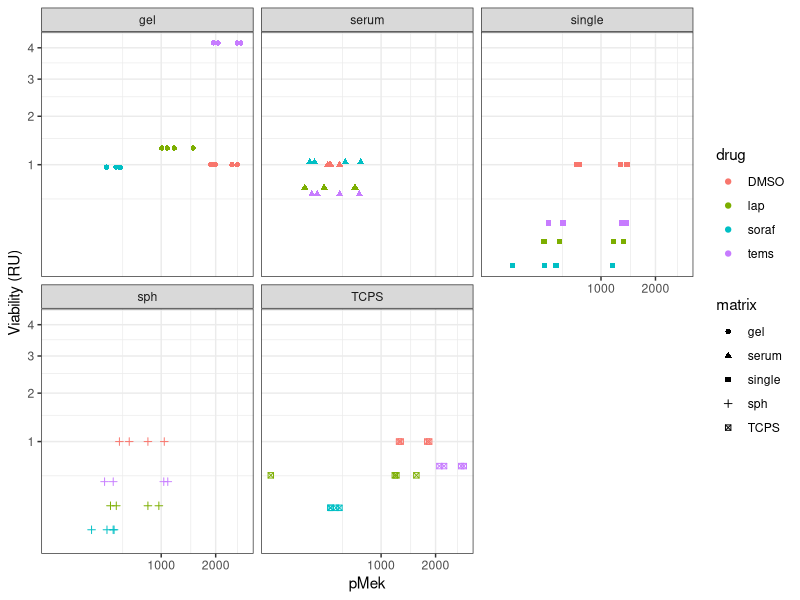
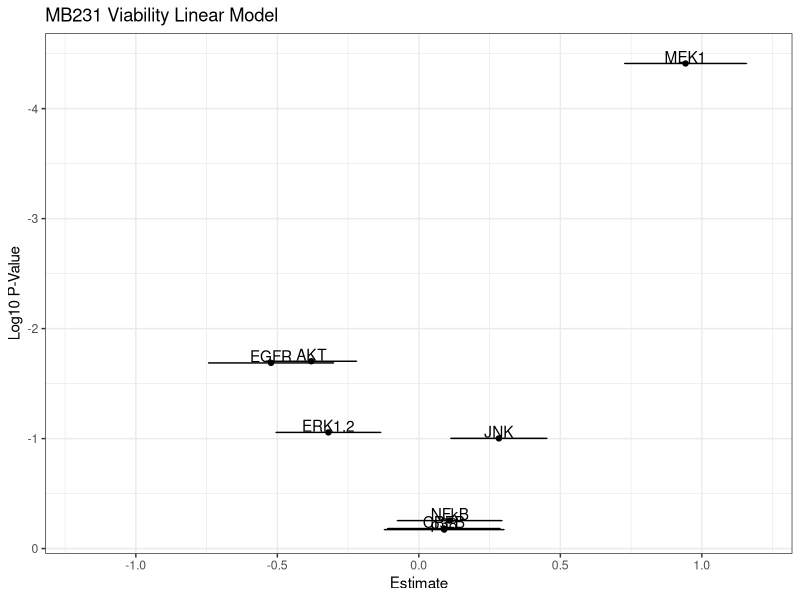
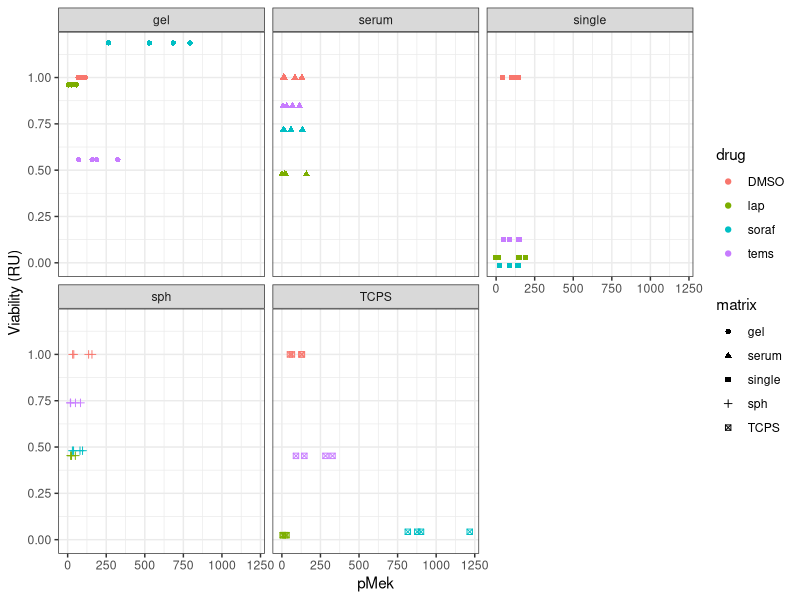
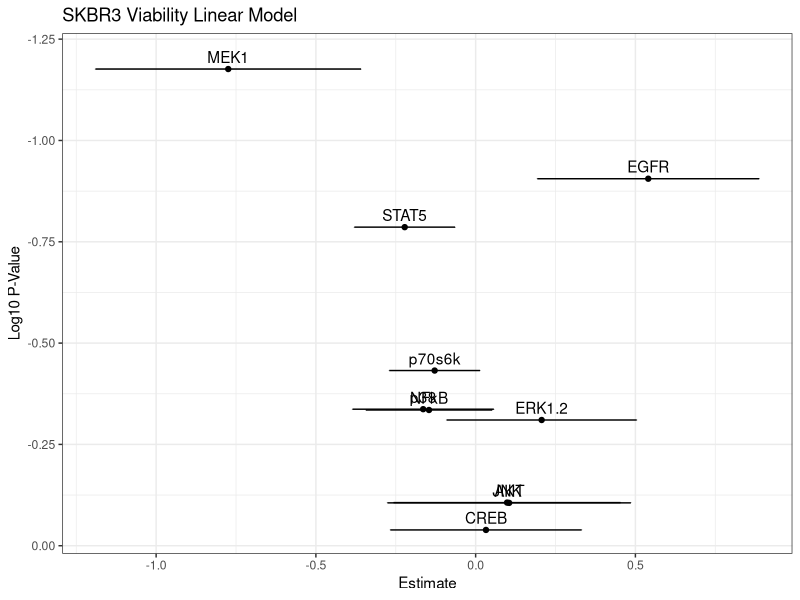
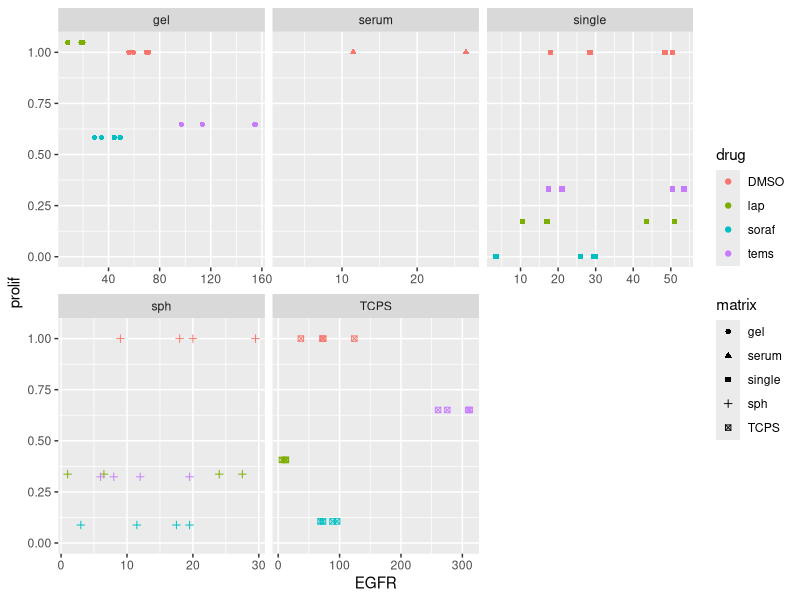
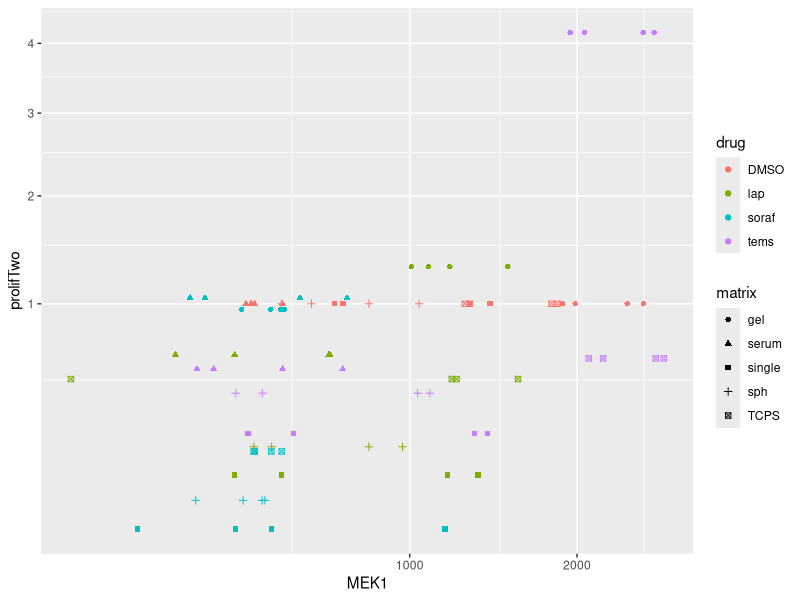
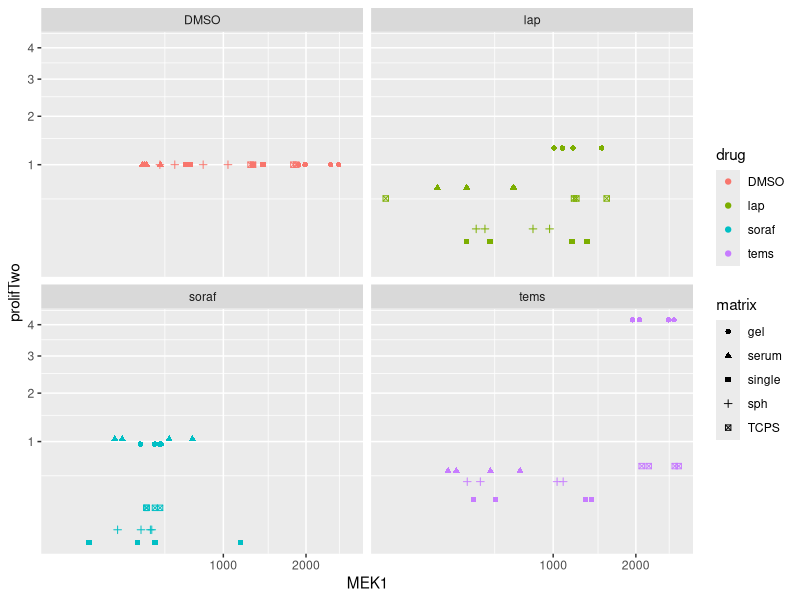

Write the R code that produced these figures, in order.
## ---- chunk 1
library(dplyr)
library(ggplot2)

MB231 <- read.csv("./data/MB231.csv", stringsAsFactors = FALSE) %>% tidyr::separate(X, into = c("matrix", "drug"), sep = " ")
SKBR3 <- read.csv("./data/SKBR3.csv", stringsAsFactors = FALSE) %>% tidyr::separate(X, into = c("matrix", "drug"), sep = " ")

MB231$matrix <- as.factor(MB231$matrix)
MB231$drug <- as.factor(MB231$drug)
## ---- chunk 2
ggplot(MB231, aes(x = MEK1, y = prolifTwo, color = drug, shape = matrix)) + 
  geom_point() + facet_wrap( ~ matrix) + 
  coord_trans(x = "sqrt", y = "sqrt") + theme_bw() + ylab("Viability (RU)") + xlab("pMek")
## ---- chunk 3
# Scaling the phospho-measurements by z-score
MB231d <- dplyr::select(MB231, prolifTwo, CREB, EGFR, NFkB, p38, AKT, JNK, MEK1, ERK1.2) %>%
  scale(center = TRUE, scale = TRUE) %>% data.frame

# Applying the linear model
model <- lm(prolifTwo ~ . + 0, data = MB231d)

# Summarize the model
model.sum <- (summary(model))

# Print the model summary
print(model.sum)
## ---- chunk 4
# Extract the model coefficients for plotting
plotD <- data.frame(model.sum$coefficients)

ggplot(data = plotD, aes(x = Estimate, y = log10(Pr...t..), label = rownames(plotD))) + 
  geom_point() + theme_bw() + geom_text(nudge_y = 0.06) + scale_y_reverse() + xlim(-1.2, 1.2) +
  ylab("Log10 P-Value") + ggtitle("MB231 Viability Linear Model") + 
  geom_errorbarh(aes(xmin = Estimate - Std..Error, xmax = Estimate + Std..Error))
## ---- chunk 5
ggplot(SKBR3, aes(x = MEK1, y = prolifTwo, color = drug, shape = matrix)) + geom_point() + facet_wrap( ~ matrix) + 
  coord_trans(x = "identity", y = "identity") + theme_bw() + ylab("Viability (RU)") + xlab("pMek")
## ---- chunk 6
# Scaling the phospho-measurements by z-score
SKBR3d <- dplyr::select(SKBR3, prolifTwo, CREB, EGFR, NFkB, p38, AKT, JNK, MEK1, ERK1.2, STAT5, p70s6k) %>%
  scale(center = TRUE, scale = TRUE) %>% data.frame

# Applying the linear model
model <- lm(prolifTwo ~ . + 0, data = SKBR3d)

# Summarize the model
model.sum <- (summary(model))

# Print the model summary
print(model.sum)
## ---- chunk 7
# Extract the model coefficients for plotting
plotD <- data.frame(model.sum$coefficients)

ggplot(data = plotD, aes(x = Estimate, y = log10(Pr...t..), label = rownames(plotD))) + 
  geom_point() + theme_bw() + geom_text(nudge_y = 0.03) + scale_y_reverse() +
  ylab("Log10 P-Value") + ggtitle("SKBR3 Viability Linear Model") + 
  geom_errorbarh(aes(xmin = Estimate - Std..Error, xmax = Estimate + Std..Error))
## ---- chunk 8
ggplot(MB231, aes(x = EGFR, y = prolif, color = drug, shape = matrix)) + 
  geom_point() + facet_wrap( ~ matrix, scales = "free_x")
## ---- chunk 9
ggplot(MB231, aes(x = MEK1, y = prolifTwo, color = drug, shape = matrix)) + 
  geom_point() + coord_trans(x = "sqrt", y = "sqrt")
## ---- chunk 10
ggplot(MB231, aes(x = MEK1, y = prolifTwo, color = drug, shape = matrix)) + 
  geom_point() + facet_wrap( ~ drug) + 
  coord_trans(x = "sqrt", y = "sqrt")
## ---- chunk 11
lmout <- lm(prolifTwo ~ MEK1, MB231)
summary(lmout)
## ---- chunk 12
lmout <- lm(prolifTwo ~ MEK1 + matrix + 0, MB231)
summary(lmout)
## ---- chunk 13
lmout2 <- lm(lmout$residuals ~ CREB + EGFR + NFkB + p38 + AKT + JNK, MB231)
summary(lmout2)
